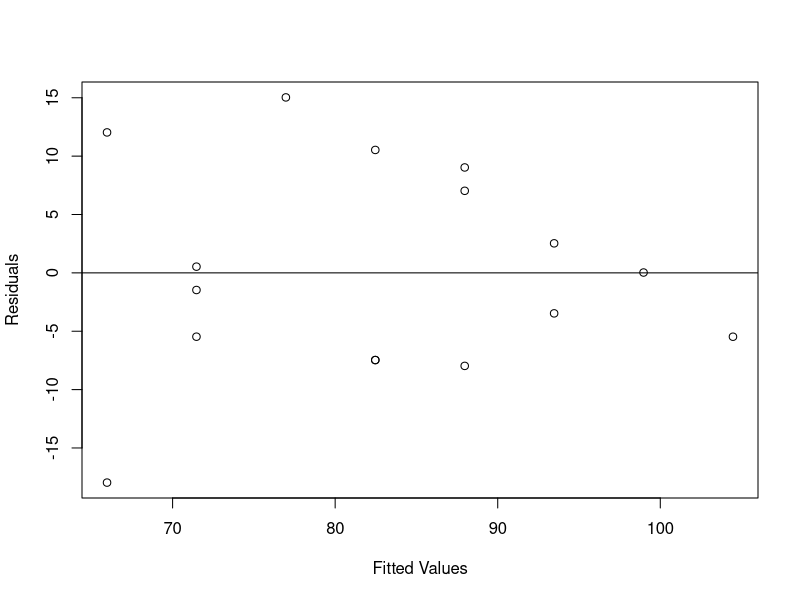

This figure's R source:
## ---- chunk 1
knitr::opts_chunk$set(echo = TRUE)
## ---- chunk 2
df <- data.frame(hours=c(1,1,2,2,2,3,4,4,4,5,5,5,6,6,7,8),
                 score=c(48,78,72,70,66,92,93,75,75,80,95,97,90,96,99,99))
## ---- chunk 3
# fit simple linear regression model
model <- lm(score ~ hours, data=df)
summary(model)
## ---- chunk 4
# create residual vs. fitted plot
plot(fitted(model), resid(model), xlab="Fitted Values", ylab="Residuals")
abline(0,0)        # add a horizontal line at 0
## ---- chunk 5
# perform Breusch-Pagan test
library(lmtest)     # load the required package
bptest(model)       # perform Breusch-Pagan test
